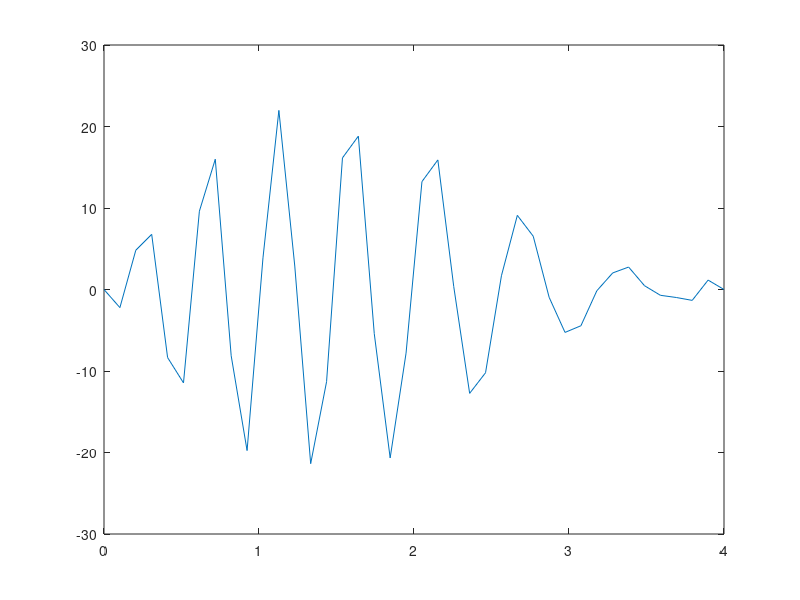

Source code (MATLAB):
clear all
close all

nx = 40;
nt = 200;
l = 4.0;
dx = l/(nx - 1);
x = 0:dx:l;
c = 1.0;
sigma = 0.1;
dt = sigma*(dx/c);
u_init = zeros(1,nx);
u = zeros(1,nx);
u_new = zeros(1,nx);

% --------- Initial Profile --------- %
for i = 1:nx
	if (x(i) >= 0) && (x(i) <= 1.0)
        u_0(i) = sin(4.0*pi*x(i));
    else
        u_0(i) = 0.0;
    end
end
% ---------- First Time Step --------- %

for i = 2:nx-1
   u_1(i) = u_0(i) - c*dt*(u_0(i) - u_0(i-1))/dx;
end
u_1(1) = 0;
u_1(nx) = 0;
u = u_1;
for t = 1:nt
    for i = 2:nx-1
        u_new(i) = u_1(i) - c*dt*(u_0(i+1) - u_0(i-1))/(dx);
    end
    u_new(1) = 0.0;
    u_new(nx) = 0.0;
    u_1 = u_new;
    u_0 = u_1;
    
	plot(x, u_new);
    drawnow;
end